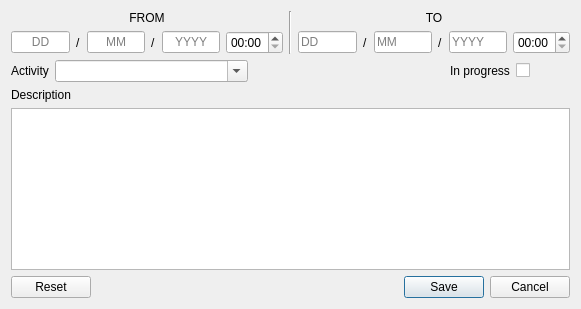
<?xml version="1.0" encoding="UTF-8"?>
<ui version="4.0">
 <class>EditWindow</class>
 <widget class="QDialog" name="EditWindow">
  <property name="windowModality">
   <enum>Qt::NonModal</enum>
  </property>
  <property name="geometry">
   <rect>
    <x>0</x>
    <y>0</y>
    <width>581</width>
    <height>309</height>
   </rect>
  </property>
  <property name="sizePolicy">
   <sizepolicy hsizetype="Minimum" vsizetype="Minimum">
    <horstretch>0</horstretch>
    <verstretch>0</verstretch>
   </sizepolicy>
  </property>
  <property name="minimumSize">
   <size>
    <width>581</width>
    <height>309</height>
   </size>
  </property>
  <property name="maximumSize">
   <size>
    <width>16777215</width>
    <height>16777215</height>
   </size>
  </property>
  <property name="windowTitle">
   <string>Edit</string>
  </property>
  <layout class="QVBoxLayout" name="verticalLayout_5">
   <item>
    <layout class="QVBoxLayout" name="verticalLayout_3" stretch="1,1">
     <item>
      <layout class="QHBoxLayout" name="horizontalLayout_3">
       <property name="sizeConstraint">
        <enum>QLayout::SetMinimumSize</enum>
       </property>
       <item>
        <layout class="QVBoxLayout" name="verticalLayout">
         <item>
          <widget class="QLabel" name="fromText">
           <property name="layoutDirection">
            <enum>Qt::LeftToRight</enum>
           </property>
           <property name="text">
            <string>FROM</string>
           </property>
           <property name="alignment">
            <set>Qt::AlignCenter</set>
           </property>
          </widget>
         </item>
         <item>
          <layout class="QHBoxLayout" name="horizontalLayout">
           <property name="sizeConstraint">
            <enum>QLayout::SetMinimumSize</enum>
           </property>
           <item>
            <widget class="QLineEdit" name="fDay">
             <property name="sizePolicy">
              <sizepolicy hsizetype="Minimum" vsizetype="Maximum">
               <horstretch>0</horstretch>
               <verstretch>0</verstretch>
              </sizepolicy>
             </property>
             <property name="maxLength">
              <number>2</number>
             </property>
             <property name="frame">
              <bool>true</bool>
             </property>
             <property name="alignment">
              <set>Qt::AlignCenter</set>
             </property>
             <property name="placeholderText">
              <string>DD</string>
             </property>
            </widget>
           </item>
           <item>
            <widget class="QLabel" name="fTextDaySlashMonthWindows">
             <property name="text">
              <string>/</string>
             </property>
            </widget>
           </item>
           <item>
            <widget class="QLineEdit" name="fMonth">
             <property name="enabled">
              <bool>true</bool>
             </property>
             <property name="sizePolicy">
              <sizepolicy hsizetype="Minimum" vsizetype="Maximum">
               <horstretch>0</horstretch>
               <verstretch>0</verstretch>
              </sizepolicy>
             </property>
             <property name="maxLength">
              <number>2</number>
             </property>
             <property name="alignment">
              <set>Qt::AlignCenter</set>
             </property>
             <property name="placeholderText">
              <string>MM</string>
             </property>
            </widget>
           </item>
           <item>
            <widget class="QLabel" name="fTextMonthSlashYearWindows">
             <property name="text">
              <string>/</string>
             </property>
            </widget>
           </item>
           <item>
            <widget class="QLineEdit" name="fYear">
             <property name="sizePolicy">
              <sizepolicy hsizetype="Minimum" vsizetype="Maximum">
               <horstretch>0</horstretch>
               <verstretch>0</verstretch>
              </sizepolicy>
             </property>
             <property name="text">
              <string/>
             </property>
             <property name="maxLength">
              <number>4</number>
             </property>
             <property name="alignment">
              <set>Qt::AlignCenter</set>
             </property>
             <property name="placeholderText">
              <string>YYYY</string>
             </property>
            </widget>
           </item>
           <item>
            <widget class="QTimeEdit" name="fTime">
             <property name="sizePolicy">
              <sizepolicy hsizetype="Minimum" vsizetype="Maximum">
               <horstretch>1</horstretch>
               <verstretch>0</verstretch>
              </sizepolicy>
             </property>
             <property name="maximumSize">
              <size>
               <width>16777215</width>
               <height>16777215</height>
              </size>
             </property>
             <property name="displayFormat">
              <string>HH:mm</string>
             </property>
            </widget>
           </item>
          </layout>
         </item>
        </layout>
       </item>
       <item>
        <widget class="Line" name="ftLine">
         <property name="orientation">
          <enum>Qt::Vertical</enum>
         </property>
        </widget>
       </item>
       <item>
        <layout class="QVBoxLayout" name="verticalLayout_2">
         <item>
          <widget class="QLabel" name="toText">
           <property name="text">
            <string>TO</string>
           </property>
           <property name="alignment">
            <set>Qt::AlignCenter</set>
           </property>
          </widget>
         </item>
         <item>
          <layout class="QHBoxLayout" name="horizontalLayout_2">
           <property name="sizeConstraint">
            <enum>QLayout::SetMinimumSize</enum>
           </property>
           <item>
            <widget class="QLineEdit" name="tDay">
             <property name="sizePolicy">
              <sizepolicy hsizetype="Minimum" vsizetype="Maximum">
               <horstretch>0</horstretch>
               <verstretch>0</verstretch>
              </sizepolicy>
             </property>
             <property name="maxLength">
              <number>2</number>
             </property>
             <property name="placeholderText">
              <string>DD</string>
             </property>
            </widget>
           </item>
           <item>
            <widget class="QLabel" name="tTextDaySlashMonthWindows">
             <property name="text">
              <string>/</string>
             </property>
            </widget>
           </item>
           <item>
            <widget class="QLineEdit" name="tMonth">
             <property name="sizePolicy">
              <sizepolicy hsizetype="Minimum" vsizetype="Maximum">
               <horstretch>0</horstretch>
               <verstretch>0</verstretch>
              </sizepolicy>
             </property>
             <property name="maxLength">
              <number>2</number>
             </property>
             <property name="placeholderText">
              <string>MM</string>
             </property>
            </widget>
           </item>
           <item>
            <widget class="QLabel" name="tTextMonthSlashYearWindows">
             <property name="text">
              <string>/</string>
             </property>
            </widget>
           </item>
           <item>
            <widget class="QLineEdit" name="tYear">
             <property name="sizePolicy">
              <sizepolicy hsizetype="Minimum" vsizetype="Maximum">
               <horstretch>0</horstretch>
               <verstretch>0</verstretch>
              </sizepolicy>
             </property>
             <property name="maxLength">
              <number>4</number>
             </property>
             <property name="placeholderText">
              <string>YYYY</string>
             </property>
            </widget>
           </item>
           <item>
            <widget class="QTimeEdit" name="tTime">
             <property name="sizePolicy">
              <sizepolicy hsizetype="Minimum" vsizetype="Maximum">
               <horstretch>0</horstretch>
               <verstretch>0</verstretch>
              </sizepolicy>
             </property>
             <property name="displayFormat">
              <string>HH:mm</string>
             </property>
            </widget>
           </item>
          </layout>
         </item>
        </layout>
       </item>
      </layout>
     </item>
     <item>
      <layout class="QHBoxLayout" name="horizontalLayout_6" stretch="5,5">
       <property name="sizeConstraint">
        <enum>QLayout::SetMinimumSize</enum>
       </property>
       <item>
        <layout class="QHBoxLayout" name="horizontalLayout_4" stretch="1,2,1">
         <property name="sizeConstraint">
          <enum>QLayout::SetMinimumSize</enum>
         </property>
         <item>
          <widget class="QLabel" name="textActivity">
           <property name="sizePolicy">
            <sizepolicy hsizetype="Fixed" vsizetype="Preferred">
             <horstretch>0</horstretch>
             <verstretch>0</verstretch>
            </sizepolicy>
           </property>
           <property name="text">
            <string>Activity</string>
           </property>
          </widget>
         </item>
         <item>
          <widget class="QComboBox" name="activity">
           <property name="editable">
            <bool>true</bool>
           </property>
          </widget>
         </item>
         <item>
          <spacer name="horizontalSpacer">
           <property name="orientation">
            <enum>Qt::Horizontal</enum>
           </property>
           <property name="sizeType">
            <enum>QSizePolicy::Maximum</enum>
           </property>
           <property name="sizeHint" stdset="0">
            <size>
             <width>40</width>
             <height>20</height>
            </size>
           </property>
          </spacer>
         </item>
        </layout>
       </item>
       <item>
        <layout class="QHBoxLayout" name="horizontalLayout_5">
         <property name="sizeConstraint">
          <enum>QLayout::SetMaximumSize</enum>
         </property>
         <item>
          <spacer name="horizontalSpacer_2">
           <property name="orientation">
            <enum>Qt::Horizontal</enum>
           </property>
           <property name="sizeHint" stdset="0">
            <size>
             <width>40</width>
             <height>20</height>
            </size>
           </property>
          </spacer>
         </item>
         <item>
          <widget class="QLabel" name="textInProgress">
           <property name="text">
            <string>In progress</string>
           </property>
          </widget>
         </item>
         <item>
          <widget class="QCheckBox" name="checkClick">
           <property name="text">
            <string/>
           </property>
          </widget>
         </item>
         <item>
          <spacer name="horizontalSpacer_3">
           <property name="orientation">
            <enum>Qt::Horizontal</enum>
           </property>
           <property name="sizeType">
            <enum>QSizePolicy::Fixed</enum>
           </property>
           <property name="sizeHint" stdset="0">
            <size>
             <width>40</width>
             <height>20</height>
            </size>
           </property>
          </spacer>
         </item>
        </layout>
       </item>
      </layout>
     </item>
    </layout>
   </item>
   <item>
    <layout class="QVBoxLayout" name="verticalLayout_4">
     <item>
      <widget class="QLabel" name="textDescription">
       <property name="text">
        <string>Description</string>
       </property>
      </widget>
     </item>
     <item>
      <widget class="QTextEdit" name="description"/>
     </item>
    </layout>
   </item>
   <item>
    <widget class="QDialogButtonBox" name="buttons">
     <property name="orientation">
      <enum>Qt::Horizontal</enum>
     </property>
     <property name="standardButtons">
      <set>QDialogButtonBox::Cancel|QDialogButtonBox::Reset|QDialogButtonBox::Save</set>
     </property>
    </widget>
   </item>
  </layout>
 </widget>
 <tabstops>
  <tabstop>fDay</tabstop>
  <tabstop>fMonth</tabstop>
  <tabstop>fYear</tabstop>
  <tabstop>fTime</tabstop>
  <tabstop>tDay</tabstop>
  <tabstop>tMonth</tabstop>
  <tabstop>tYear</tabstop>
  <tabstop>tTime</tabstop>
  <tabstop>activity</tabstop>
  <tabstop>description</tabstop>
  <tabstop>checkClick</tabstop>
  <tabstop>buttons</tabstop>
 </tabstops>
 <resources/>
 <connections>
  <connection>
   <sender>buttons</sender>
   <signal>accepted()</signal>
   <receiver>EditWindow</receiver>
   <slot>accept()</slot>
   <hints>
    <hint type="sourcelabel">
     <x>248</x>
     <y>254</y>
    </hint>
    <hint type="destinationlabel">
     <x>157</x>
     <y>274</y>
    </hint>
   </hints>
  </connection>
  <connection>
   <sender>buttons</sender>
   <signal>rejected()</signal>
   <receiver>EditWindow</receiver>
   <slot>reject()</slot>
   <hints>
    <hint type="sourcelabel">
     <x>316</x>
     <y>260</y>
    </hint>
    <hint type="destinationlabel">
     <x>286</x>
     <y>274</y>
    </hint>
   </hints>
  </connection>
 </connections>
</ui>
